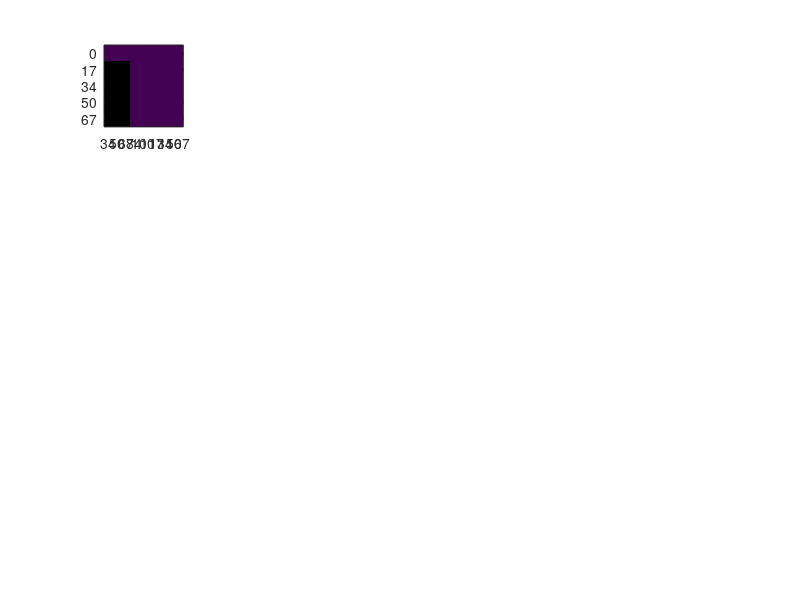
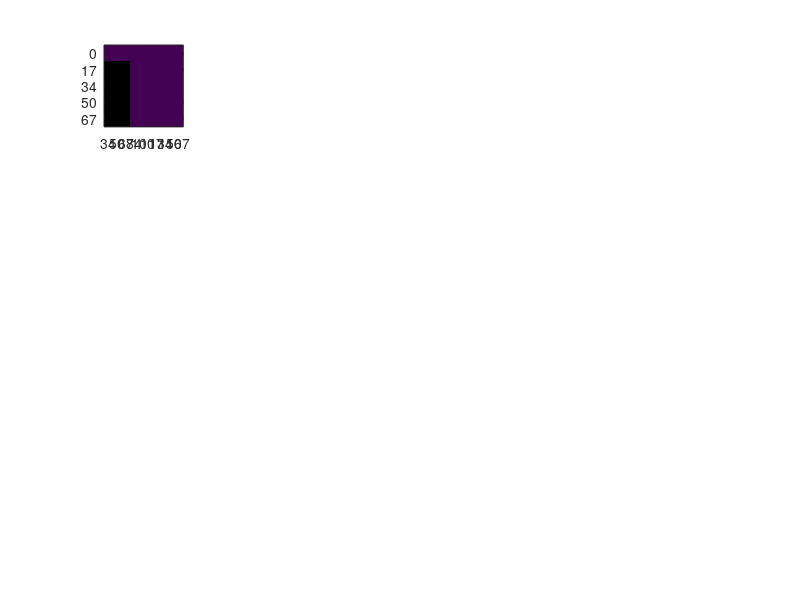
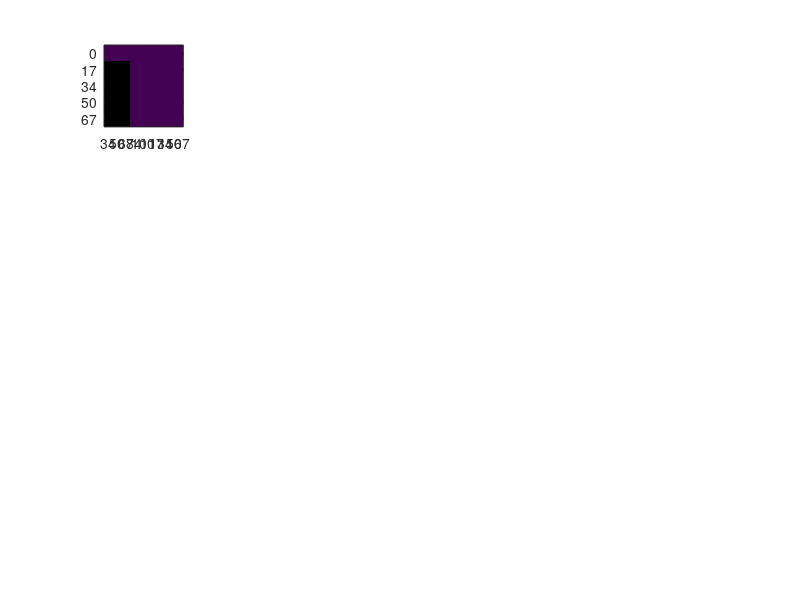
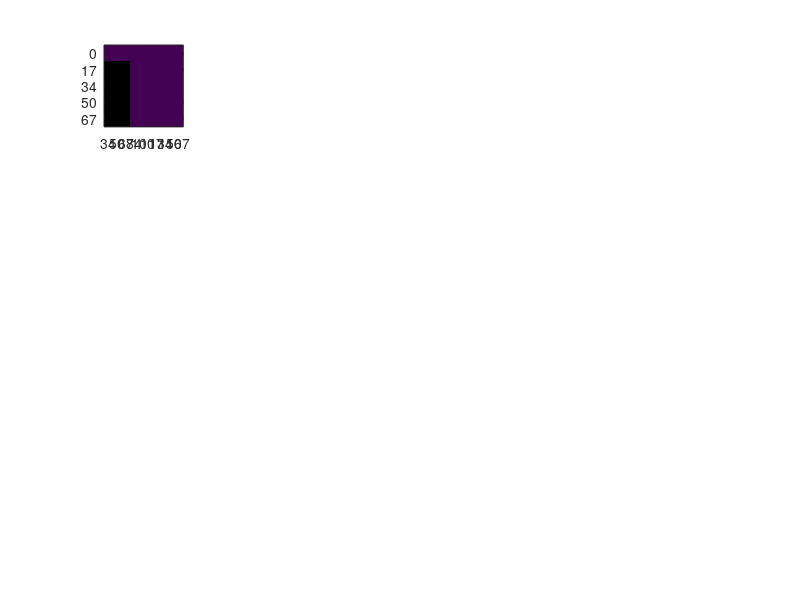

The MATLAB source for these figures, in order: (Note: this script raises an error after producing the figures.)
clear all
close all
if ispc
  cd('D:\motion_psychophysics\behav_data');
else
  cd('/mnt/hgfs/D/motion_psychophysics/behav_data');
end

%%
maxsub=18;

% JZ was: 01, 13, 14, 15, 19

motperuse=-.1*ones(5,9,maxsub); % ISI by DUR by participant
flkperuse=-.1*ones(5,9,maxsub); % ISI by DUR by participant
dstperuse=-.1*ones(5,9,maxsub); % ISI by DUR by participant
percoruse=-.1*ones(5,9,maxsub); % ISI by DUR by participant
percoravc=-.1*ones(5,9,maxsub); % ISI by DUR by participant
percoravi=-.1*ones(5,9,maxsub); % ISI by DUR by participant
percoravc_csy=-.1*ones(5,9,maxsub); % ISI by DUR by participant
percoravi_csy=-.1*ones(5,9,maxsub); % ISI by DUR by participant
percoravc_csn=-.1*ones(5,9,maxsub); % ISI by DUR by participant
percoravi_csn=-.1*ones(5,9,maxsub); % ISI by DUR by participant

for ii=2:maxsub
  if ii<10
    sub=['p0' num2str(ii)];
  else
    sub=['p' num2str(ii)];
  end
  audfile=dir([sub '_audonly*']);
  if ii<5
    motperisidursub=zeros(4,3,3);
    percoroutsub=zeros(4,3);
  elseif ii<13
    motperisidursub=zeros(3,3,4);
    percoroutsub=zeros(3,4);
  elseif ii<14
    motperisidursub=zeros(2,3,6);
    percoroutsub=zeros(2,6);
  elseif ii<15
    motperisidursub=zeros(1,3,2);
    percoroutsub=zeros(1,2);
  elseif ii<19
    motperisidursub=zeros(1,3,7);
    percoroutsub=zeros(1,7);
  end
  ffuse=0;
  for ff=1:length(audfile)
    load(audfile(ff).name);
    if stim.loc(2)~=10
      continue
    end
    if sum(isnan(resp.motdirkeycode))>4 && ii~=4
      continue
    end
    clear motperisidur percorout
    appmot_assessment;
    motperisidursub=motperisidursub+motperisidur;
    percoroutsub=percoroutsub+percorout;
    ffuse=ffuse+1;
  end
  motperisidursub=motperisidursub/ffuse;
  percoroutsub=percoroutsub/ffuse;
  if ii<5
    motperuse(2:5,1:3,ii)=squeeze(motperisidursub(:,2,:));
    flkperuse(2:5,1:3,ii)=squeeze(motperisidursub(:,1,:));
    dstperuse(2:5,1:3,ii)=squeeze(motperisidursub(:,3,:));
    percoruse(2:5,1:3,ii)=percoroutsub;
  elseif ii<11
    motperuse(1:3,2:5,ii)=squeeze(motperisidursub(:,2,:));
    flkperuse(1:3,2:5,ii)=squeeze(motperisidursub(:,1,:));
    dstperuse(1:3,2:5,ii)=squeeze(motperisidursub(:,3,:));
    percoruse(1:3,2:5,ii)=percoroutsub;
  elseif ii<13
    motperuse(1:3,[2 4 5 6],ii)=squeeze(motperisidursub(:,2,:));
    flkperuse(1:3,[2 4 5 6],ii)=squeeze(motperisidursub(:,1,:));
    dstperuse(1:3,[2 4 5 6],ii)=squeeze(motperisidursub(:,3,:));
    percoruse(1:3,[2 4 5 6],ii)=percoroutsub;
  elseif ii<14
    motperuse(1:2,[2 5 6 7 8 9],ii)=squeeze(motperisidursub(:,2,:));
    flkperuse(1:2,[2 5 6 7 8 9],ii)=squeeze(motperisidursub(:,1,:));
    dstperuse(1:2,[2 5 6 7 8 9],ii)=squeeze(motperisidursub(:,3,:));
    percoruse(1:2,[2 5 6 7 8 9],ii)=percoroutsub;
  elseif ii<15
    motperuse(1,[2 5 ],ii)=squeeze(motperisidursub(:,2,:));
    flkperuse(1,[2 5 ],ii)=squeeze(motperisidursub(:,1,:));
    dstperuse(1,[2 5 ],ii)=squeeze(motperisidursub(:,3,:));
    percoruse(1,[2 5 ],ii)=percoroutsub;
  elseif ii<19
    motperuse(1,[2:8],ii)=squeeze(motperisidursub(:,2,:));
    flkperuse(1,[2:8 ],ii)=squeeze(motperisidursub(:,1,:));
    dstperuse(1,[2:8 ],ii)=squeeze(motperisidursub(:,3,:));
    percoruse(1,[2:8 ],ii)=percoroutsub;
  end
  
  figure(1);
  subplot(4,5,ii-1);imagesc(flkperuse(:,:,ii));
  if ii==3,title('% flicker percept'),end
  if ii==6,ylabel('ISI');end
  if ii==18,xlabel('DUR');end
  set(get(1,'Children'),'xTick',1:9,'xTickLabel',{'34' '50' '67' '84' '100' '117' '134' '150' '167'})
  set(get(1,'Children'),'yTick',1:5,'yTickLabel',{'0' '17' '34' '50' '67'})
  caxis([-.1 1]);;
  
  figure(2);
  subplot(4,5,ii-1);imagesc(motperuse(:,:,ii));
  if ii==3,title('% motion percept'),end
  if ii==6,ylabel('ISI');end
  if ii==18,xlabel('DUR');end
  set(get(2,'Children'),'xTick',1:9,'xTickLabel',{'34' '50' '67' '84' '100' '117' '134' '150' '167'})
  set(get(2,'Children'),'yTick',1:5,'yTickLabel',{'0' '17' '34' '50' '67'})
  caxis([-.1 1]);;
  
  figure(3);
  subplot(4,5,ii-1);imagesc(dstperuse(:,:,ii));
  if ii==3,title('% distinct percept'),end
  if ii==6,ylabel('ISI');end
  if ii==18,xlabel('DUR');end
  set(get(3,'Children'),'xTick',1:9,'xTickLabel',{'34' '50' '67' '84' '100' '117' '134' '150' '167'})
  set(get(3,'Children'),'yTick',1:5,'yTickLabel',{'0' '17' '34' '50' '67'})
  caxis([-.1 1]);;
  
  figure(4);
  subplot(4,5,ii-1);imagesc(percoruse(:,:,ii));
  if ii==3,title('% motion direction'),end
  if ii==6,ylabel('ISI');end
  if ii==18,xlabel('DUR');end
  set(get(4,'Children'),'xTick',1:9,'xTickLabel',{'34' '50' '67' '84' '100' '117' '134' '150' '167'})
  set(get(4,'Children'),'yTick',1:5,'yTickLabel',{'0' '17' '34' '50' '67'})
  caxis([-.1 1]);;
  
  
  avfile=dir([sub '_av*']);
  if ii<5
    percoroutsub=zeros(4,3,3);
    percorcomsrccongsub=zeros(4,4,3);
  elseif ii<13
    percoroutsub=zeros(3,3,4);
    percorcomsrccongsub=zeros(3,4,4);
  elseif ii<14
    percoroutsub=zeros(2,3,6);
    percorcomsrccongsub=zeros(2,4,6);
  elseif ii<15
    percoroutsub=zeros(1,3,2);
    percorcomsrccongsub=zeros(1,4,2);
  elseif ii<19
    percoroutsub=zeros(1,3,7);
    percorcomsrccongsub=zeros(1,4,7);
  end
  ffuse1=0;
  ffuse2=0;
  for ff=1:length(avfile)
    load(avfile(ff).name);
    if stim.loc(2)~=10
      continue
    end
    if sum(isnan(resp.motdirkeycode))>4 && ii~=5  && ii~=7
      continue
    end
    clear motperisidur percorout comsrc* percorcomsrc percongcor percorcomsrccong
    appmot_assessment;
    percoroutsub=percoroutsub+percorout;
    ffuse1=ffuse1+1;
    if ~isfield(setup,'av')
      setup.av.askfmdcs=1;
    end
    if setup.av.askfmdcs
      percorcomsrccongsub=percorcomsrccongsub+percorcomsrccong;
    else
      continue
    end
    ffuse2=ffuse2+1;
  end
  percoroutsub=percoroutsub/ffuse1;
  percorcomsrccongsub=percorcomsrccongsub/ffuse2;
  if ii<5
    percoravc(2:5,1:3,ii)=percoroutsub(:,1,:);
    percoravi(2:5,1:3,ii)=percoroutsub(:,2,:);
    percoravc_csy(2:5,1:3,ii)=percorcomsrccongsub(:,1,:);
    percoravi_csy(2:5,1:3,ii)=percorcomsrccongsub(:,2,:);
    percoravc_csn(2:5,1:3,ii)=percorcomsrccongsub(:,3,:);
    percoravi_csn(2:5,1:3,ii)=percorcomsrccongsub(:,4,:);
  elseif ii<11
    percoravc(1:3,2:5,ii)=percoroutsub(:,1,:);
    percoravi(1:3,2:5,ii)=percoroutsub(:,2,:);
    percoravc_csy(1:3,2:5,ii)=percorcomsrccongsub(:,1,:);
    percoravi_csy(1:3,2:5,ii)=percorcomsrccongsub(:,2,:);
    percoravc_csn(1:3,2:5,ii)=percorcomsrccongsub(:,3,:);
    percoravi_csn(1:3,2:5,ii)=percorcomsrccongsub(:,4,:);
  elseif ii<13
    percoravc(1:3,[2 5 6 7],ii)=percoroutsub(:,1,:);
    percoravi(1:3,[2 5 6 7],ii)=percoroutsub(:,2,:);
    percoravc_csy(1:3,[2 5 6 7],ii)=percorcomsrccongsub(:,1,:);
    percoravi_csy(1:3,[2 5 6 7],ii)=percorcomsrccongsub(:,2,:);
    percoravc_csn(1:3,[2 5 6 7],ii)=percorcomsrccongsub(:,3,:);
    percoravi_csn(1:3,[2 5 6 7],ii)=percorcomsrccongsub(:,4,:);
  elseif ii<14
    percoravc(1:2,[2 5 6 7 8 9],ii)=percoroutsub(:,1,:);
    percoravi(1:2,[2 5 6 7 8 9],ii)=percoroutsub(:,2,:);
    percoravc_csy(1:2,[2 5 6 7 8 9],ii)=percorcomsrccongsub(:,1,:);
    percoravi_csy(1:2,[2 5 6 7 8 9],ii)=percorcomsrccongsub(:,2,:);
    percoravc_csn(1:2,[2 5 6 7 8 9],ii)=percorcomsrccongsub(:,3,:);
    percoravi_csn(1:2,[2 5 6 7 8 9],ii)=percorcomsrccongsub(:,4,:);
  elseif ii<15
    percoravc(1,[2 5],ii)=percoroutsub(:,1,:);
    percoravi(1,[2 5],ii)=percoroutsub(:,2,:);
    percoravc_csy(1,[2 5],ii)=percorcomsrccongsub(:,1,:);
    percoravi_csy(1,[2 5],ii)=percorcomsrccongsub(:,2,:);
    percoravc_csn(1,[2 5],ii)=percorcomsrccongsub(:,3,:);
    percoravi_csn(1,[2 5],ii)=percorcomsrccongsub(:,4,:);
  elseif ii<19
    percoravc(1,[2:8],ii)=percoroutsub(:,1,:);
    percoravi(1,[2:8],ii)=percoroutsub(:,2,:);
    percoravc_csy(1,[2:8],ii)=percorcomsrccongsub(:,1,:);
    percoravi_csy(1,[2:8],ii)=percorcomsrccongsub(:,2,:);
    percoravc_csn(1,[2:8],ii)=percorcomsrccongsub(:,3,:);
    percoravi_csn(1,[2:8],ii)=percorcomsrccongsub(:,4,:);
  end
  
  figure(5);
  subplot(4,5,ii-1);imagesc(percoravc(:,:,ii));
  if ii==3,title('% motion direction; AV cong'),end
  if ii==6,ylabel('ISI');end
  if ii==18,xlabel('DUR');end
  set(get(5,'Children'),'xTick',1:9,'xTickLabel',{'34' '50' '67' '84' '100' '117' '134' '150' '167'})
  set(get(5,'Children'),'yTick',1:5,'yTickLabel',{'0' '17' '34' '50' '67'})
  caxis([-.1 1]);;
  
  figure(6);
  subplot(4,5,ii-1);imagesc(percoravi(:,:,ii));
  if ii==3,title('% motion direction; AV incong'),end
  if ii==6,ylabel('ISI');end
  if ii==18,xlabel('DUR');end
  set(get(6,'Children'),'xTick',1:9,'xTickLabel',{'34' '50' '67' '84' '100' '117' '134' '150' '167'})
  set(get(6,'Children'),'yTick',1:5,'yTickLabel',{'0' '17' '34' '50' '67'})
  caxis([-.1 1]);
  
  if setup.av.askfmdcs
    figure(7);
    subplot(4,5,ii-1);imagesc(percoravc_csy(:,:,ii));
    if ii==3,title('% motion direction; CorrectComSrc & AV cong'),end
    if ii==6,ylabel('ISI');end
    if ii==18,xlabel('DUR');end
    set(get(7,'Children'),'xTick',1:9,'xTickLabel',{'34' '50' '67' '84' '100' '117' '134' '150' '167'})
    set(get(7,'Children'),'yTick',1:5,'yTickLabel',{'0' '17' '34' '50' '67'})
    caxis([-.1 1]);
    
    figure(8);
    subplot(4,5,ii-1);imagesc(percoravi_csy(:,:,ii));
    if ii==3,title('% motion direction; CorrectComSrc & AV incong'),end
    if ii==6,ylabel('ISI');end
    if ii==18,xlabel('DUR');end
    set(get(8,'Children'),'xTick',1:9,'xTickLabel',{'34' '50' '67' '84' '100' '117' '134' '150' '167'})
    set(get(8,'Children'),'yTick',1:5,'yTickLabel',{'0' '17' '34' '50' '67'})
    caxis([-.1 1]);
    
    figure(9);
    subplot(4,5,ii-1);imagesc(percoravc_csn(:,:,ii));
    if ii==3,title('% motion direction; IncorrectComSrc & AV cong'),end
    if ii==6,ylabel('ISI');end
    if ii==18,xlabel('DUR');end
    set(get(9,'Children'),'xTick',1:9,'xTickLabel',{'34' '50' '67' '84' '100' '117' '134' '150' '167'})
    set(get(9,'Children'),'yTick',1:5,'yTickLabel',{'0' '17' '34' '50' '67'})
    caxis([-.1 1]);
    
    figure(10);
    subplot(4,5,ii-1);imagesc(percoravi_csn(:,:,ii));
    if ii==3,title('% motion direction; IncorrectComSrc & AV incong'),end
    if ii==6,ylabel('ISI');end
    if ii==18,xlabel('DUR');end
    set(get(10,'Children'),'xTick',1:9,'xTickLabel',{'34' '50' '67' '84' '100' '117' '134' '150' '167'})
    set(get(10,'Children'),'yTick',1:5,'yTickLabel',{'0' '17' '34' '50' '67'})
    caxis([-.1 1]);
  end
  
end

for ind=1:10
  figure(ind);subplot(4,5,20);imagesc(-.1);caxis([-.1 1]);colorbar;
end

flkperuse(flkperuse==-.1)=nan;
motperuse(motperuse==-.1)=nan;
dstperuse(dstperuse==-.1)=nan;
figure(11);
subplot(1,3,1);imagesc(nanmean(flkperuse(:,:,[2 3 5:maxsub]),3));caxis([-.1 1]);
% set(get(7,'Children'),'xTick',1:6,'xTickLabel',{'34' '50' '67' '84' '100' '117'})
% set(get(7,'Children'),'yTick',1:5,'yTickLabel',{'0' '17' '34' '50' '67'})
subplot(1,3,2);imagesc(nanmean(motperuse(:,:,[2 3 5:maxsub]),3));caxis([-.1 1]);
% set(get(7,'Children'),'xTick',1:6,'xTickLabel',{'34' '50' '67' '84' '100' '117'})
% set(get(7,'Children'),'yTick',1:5,'yTickLabel',{'0' '17' '34' '50' '67'})
subplot(1,3,3);imagesc(nanmean(dstperuse(:,:,[2 3 5:maxsub]),3));caxis([-.1 1]);
set(get(11,'Children'),'xTick',1:9,'xTickLabel',{'34' '50' '67' '84' '100' '117' '134' '150' '167'})
set(get(11,'Children'),'yTick',1:5,'yTickLabel',{'0' '17' '34' '50' '67'})

percoravc(percoravc==-.1)=nan;
percoravi(percoravi==-.1)=nan;
figure(12);
subplot(1,2,1);imagesc(nanmean(percoravc(:,:,[2:maxsub]),3));caxis([-.1 1]);
set(get(12,'Children'),'xTick',1:9,'xTickLabel',{'34' '50' '67' '84' '100' '117' '134' '150' '167'})
set(get(12,'Children'),'yTick',1:5,'yTickLabel',{'0' '17' '34' '50' '67'})
subplot(1,2,2);imagesc(nanmean(percoravi(:,:,[2:maxsub]),3));caxis([-.1 1]);
set(get(12,'Children'),'xTick',1:9,'xTickLabel',{'34' '50' '67' '84' '100' '117' '134' '150' '167'})
set(get(12,'Children'),'yTick',1:5,'yTickLabel',{'0' '17' '34' '50' '67'})

%% For those who have mot-per in both AA and AV conditions:

close all
subuse=[15:18 24:27];
maxsub=max(subuse);

motperaa=-.1*ones(5,9,maxsub); % ISI by DUR by participant
flkperaa=-.1*ones(5,9,maxsub); % ISI by DUR by participant
dstperaa=-.1*ones(5,9,maxsub); % ISI by DUR by participant

motperav=-.1*ones(5,9,maxsub); % ISI by DUR by participant
flkperav=-.1*ones(5,9,maxsub); % ISI by DUR by participant
dstperav=-.1*ones(5,9,maxsub); % ISI by DUR by participant

percoraa=-.1*ones(5,9,maxsub); % ISI by DUR by participant
percorav=-.1*ones(5,9,maxsub); % ISI by DUR by participant
percoravc=-.1*ones(5,9,maxsub); % ISI by DUR by participant
percoravi=-.1*ones(5,9,maxsub); % ISI by DUR by participant

percoravcs1=-.1*ones(5,9,maxsub); % ISI by DUR by participant
percoravcs0=-.1*ones(5,9,maxsub); % ISI by DUR by participant
percoravCSc=-.1*ones(5,9,maxsub); % ISI by DUR by participant
percoravCSi=-.1*ones(5,9,maxsub); % ISI by DUR by participant

percoravcs1_117=-.1*ones(5,9,maxsub); % ISI by DUR by participant
percoravcs0_117=-.1*ones(5,9,maxsub); % ISI by DUR by participant
percoravCSc_117=-.1*ones(5,9,maxsub); % ISI by DUR by participant
percoravCSi_117=-.1*ones(5,9,maxsub); % ISI by DUR by participant

percoravcs1_117_5=-.1*ones(5,9,maxsub); % ISI by DUR by participant
percoravcs0_117_5=-.1*ones(5,9,maxsub); % ISI by DUR by participant
percoravCSc_117_5=-.1*ones(5,9,maxsub); % ISI by DUR by participant
percoravCSi_117_5=-.1*ones(5,9,maxsub); % ISI by DUR by participant

for ii=subuse
  if ii<10
    sub=['p0' num2str(ii)];
  else
    sub=['p' num2str(ii)];
  end
  audfile=dir([sub '_audonly*']);
  if ii<19
    motperisidursub=zeros(1,3,7);
    percoroutsub=zeros(1,7);
  elseif ii>23
    motperisidursub=zeros(1,3,5);
    percoroutsub=zeros(1,5);
  end
  ffuse=0;
  for ff=1:length(audfile)
    load(audfile(ff).name);
    if stim.loc(2)~=10
      continue
    end
    if sum(isnan(resp.motdirkeycode))>4 && ii~=4
      continue
    end
    clear motperisidur percorout
    appmot_assessment;
    motperisidursub=motperisidursub+motperisidur;
    percoroutsub=percoroutsub+percorout;
    ffuse=ffuse+1;
  end
  motperisidursub=motperisidursub/ffuse;
  percoroutsub=percoroutsub/ffuse;
  if ii<19
    motperaa(1,[2:8],ii)=squeeze(motperisidursub(:,2,:));
    flkperaa(1,[2:8 ],ii)=squeeze(motperisidursub(:,1,:));
    dstperaa(1,[2:8 ],ii)=squeeze(motperisidursub(:,3,:));
    percoraa(1,[2:8 ],ii)=percoroutsub;
  elseif ii>23
    motperaa(1,[2 4 5 6 7],ii)=squeeze(motperisidursub(:,2,:));
    flkperaa(1,[2 4 5 6 7],ii)=squeeze(motperisidursub(:,1,:));
    dstperaa(1,[2 4 5 6 7],ii)=squeeze(motperisidursub(:,3,:));
    percoraa(1,[2 4 5 6 7],ii)=percoroutsub;    
  end
  
  avfile=dir([sub '_av*']);

  if ii<19
    motperisidursub=zeros(1,3,7);
    percoroutsub=zeros(1,3,7);
  elseif ii>23
    motperisidursub=zeros(1,3,5);
    percoroutsub=zeros(1,3,5);
  end
  ffuse=0;
  for ff=1:length(avfile)
    load(avfile(ff).name);
    if stim.loc(2)~=10
      continue
    end
    if sum(isnan(resp.motdirkeycode))>4 && ii~=5  && ii~=7
      continue
    end
    if setup.av.askfmdcs
      continue % we only want the fmd av trials here
    end
    clear motperisidur percorout comsrc* percorcomsrc percongcor percorcomsrccong
    appmot_assessment;
    motperisidursub=motperisidursub+motperisidur;
    percoroutsub=percoroutsub+percorout;
    ffuse=ffuse+1;
  end
  motperisidursub=motperisidursub/ffuse;
  percoroutsub=percoroutsub/ffuse;
  if ii<19
    motperav(1,[2:8],ii)=squeeze(motperisidursub(:,2,:));
    flkperav(1,[2:8 ],ii)=squeeze(motperisidursub(:,1,:));
    dstperav(1,[2:8 ],ii)=squeeze(motperisidursub(:,3,:));
    percorav(1,[2:8 ],ii)=squeeze(nanmean(percoroutsub,2));
    percoravc(1,[2:8 ],ii)=squeeze(percoroutsub(:,1,:))
    percoravi(1,[2:8 ],ii)=squeeze(percoroutsub(:,2,:));
  elseif ii>23
    motperav(1,[2 4 5 6 7],ii)=squeeze(motperisidursub(:,2,:));
    flkperav(1,[2 4 5 6 7],ii)=squeeze(motperisidursub(:,1,:));
    dstperav(1,[2 4 5 6 7],ii)=squeeze(motperisidursub(:,3,:));
    percorav(1,[2 4 5 6 7],ii)=squeeze(nanmean(percoroutsub,2));
    percoravc(1,[2 4 5 6 7],ii)=squeeze(percoroutsub(:,1,:));
    percoravi(1,[2 4 5 6 7],ii)=squeeze(percoroutsub(:,2,:));
  end
  
  if ii<19
    percorcomsrcsub=zeros(1,2,7);
    percoroutCSsub=zeros(1,3,7);
  elseif ii>23
    percorcomsrcsub=zeros(1,2,5);
    percoroutCSsub=zeros(1,3,5);
  end
  ffuse=0;
  for ff=1:length(avfile)
    load(avfile(ff).name);
    if stim.loc(2)~=10
      continue
    end
    if sum(isnan(resp.motdirkeycode))>4 && ii~=5  && ii~=7
      continue
    end
    if setup.av.askfmdcs==0
      continue % we only want the cs av trials here
    end
    if ii>23 && length(stim.dur_flip)==1
      continue % skip blocks where final (only one) duration was used
    end
    clear motperisidur percorout comsrc* percorcomsrc percongcor percorcomsrccong
    appmot_assessment;
    percorcomsrcsub=percorcomsrcsub+percorcomsrc;
    percoroutCSsub=percoroutCSsub+percorout;
    ffuse=ffuse+1;
  end
  percorcomsrcsub=percorcomsrcsub/ffuse;
  percoroutCSsub=percoroutCSsub/ffuse;
  if ii<19
    percoravcs1(1,[2:8 ],ii)=squeeze(percorcomsrcsub(:,1,:));
    percoravcs0(1,[2:8 ],ii)=squeeze(percorcomsrcsub(:,2,:));
    percoravCSc(1,[2:8 ],ii)=squeeze(percoroutCSsub(:,1,:));
    percoravCSi(1,[2:8 ],ii)=squeeze(percoroutCSsub(:,2,:));
  elseif ii>23
    percoravcs1(1,[2 4 5 6 7],ii)=squeeze(percorcomsrcsub(:,1,:));
    percoravcs0(1,[2 4 5 6 7],ii)=squeeze(percorcomsrcsub(:,2,:));
    percoravCSc(1,[2 4 5 6 7],ii)=squeeze(percoroutCSsub(:,1,:));
    percoravCSi(1,[2 4 5 6 7],ii)=squeeze(percoroutCSsub(:,2,:));
  end
  
  if ii<19
    percorcomsrcsub=zeros(1,2,1);
    percoroutCS117sub=zeros(1,3,1);
  elseif ii>23
    percorcomsrcsub=zeros(1,2,1);
    percoroutCS117sub=zeros(1,3,1);
  end
  ffuse=0;
  for ff=1:length(avfile)
    load(avfile(ff).name);
    if stim.loc(2)~=10
      continue
    end
    if sum(isnan(resp.motdirkeycode))>4 && ii~=5  && ii~=7
      continue
    end
    if setup.av.askfmdcs==0
      continue % we only want the cs av trials here
    end
    if ii<24
      continue
    end
    if length(stim.dur_flip)>1
      continue % Here we look at only 1 duration run at once
    end
    clear motperisidur percorout comsrc* percorcomsrc percongcor percorcomsrccong
    appmot_assessment;
    percorcomsrcsub=percorcomsrcsub+percorcomsrc;
    percoroutCS117sub=percoroutCS117sub+percorout;
    ffuse=ffuse+1;
  end
  percorcomsrcsub=percorcomsrcsub/ffuse;
  percoroutCS117sub=percoroutCS117sub/ffuse;
  if ii<19
    percoravcs1_117(1,[6 ],ii)=squeeze(percorcomsrcsub(:,1,:));
    percoravcs0_117(1,[6 ],ii)=squeeze(percorcomsrcsub(:,2,:));
    percoravCSc_117(1,[6 ],ii)=squeeze(percoroutCS117sub(:,1,:));
    percoravCSi_117(1,[6 ],ii)=squeeze(percoroutCS117sub(:,2,:));
  elseif ii>23
    percoravcs1_117(1,[6],ii)=squeeze(percorcomsrcsub(:,1,:));
    percoravcs0_117(1,[6],ii)=squeeze(percorcomsrcsub(:,2,:));
    percoravCSc_117(1,[6],ii)=squeeze(percoroutCS117sub(:,1,:));
    percoravCSi_117(1,[6],ii)=squeeze(percoroutCS117sub(:,2,:));
  end
  
  % 5 degrees
  if ii<19
    percorcomsrcsub=zeros(1,2,1);
    percoroutCS117sub=zeros(1,3,1);
  elseif ii>23
    percorcomsrcsub=zeros(1,2,1);
    percoroutCS117sub=zeros(1,3,1);
  end
  ffuse=0;
  for ff=1:length(avfile)
    load(avfile(ff).name);
    if stim.loc(2)~=5  % <-- 5 degrees
      continue
    end
    if sum(isnan(resp.motdirkeycode))>4 && ii~=5  && ii~=7
      continue
    end
    if setup.av.askfmdcs==0
      continue % we only want the cs av trials here
    end
    if ii<24
      continue
    end
    if length(stim.dur_flip)>1
      continue % Here we look at only 1 duration run at once
    end
    clear motperisidur percorout comsrc* percorcomsrc percongcor percorcomsrccong
    appmot_assessment;
    percorcomsrcsub=percorcomsrcsub+percorcomsrc;
    percoroutCS117sub=percoroutCS117sub+percorout;
    ffuse=ffuse+1;
  end
  percorcomsrcsub=percorcomsrcsub/ffuse;
    percoroutCS117sub=percoroutCS117sub/ffuse;
  if ii<19
    percoravcs1_117_5(1,[6 ],ii)=squeeze(percorcomsrcsub(:,1,:));
    percoravcs0_117_5(1,[6 ],ii)=squeeze(percorcomsrcsub(:,2,:));
    percoravCSc_117_5(1,[6 ],ii)=squeeze(percoroutCS117sub(:,1,:));
    percoravCSi_117_5(1,[6 ],ii)=squeeze(percoroutCS117sub(:,2,:));
  elseif ii>23
    percoravcs1_117_5(1,[6],ii)=squeeze(percorcomsrcsub(:,1,:));
    percoravcs0_117_5(1,[6],ii)=squeeze(percorcomsrcsub(:,2,:));
    percoravCSc_117_5(1,[6],ii)=squeeze(percoroutCS117sub(:,1,:));
    percoravCSi_117_5(1,[6],ii)=squeeze(percoroutCS117sub(:,2,:));
  end
  
  if ii<24
    iiplot=ii;
  else
    iiplot=ii-5;
  end
  figure(1);
  subplot(2,length(subuse),iiplot-14);imagesc(flkperaa(:,:,ii));
  if ii==18,xlabel('DUR');end
  set(get(1,'Children'),'xTick',1:9,'xTickLabel',{'34' '50' '67' '84' '100' '117' '134' '150' '167'})
  set(get(1,'Children'),'yTick',1:5,'yTickLabel',{'0' '17' '34' '50' '67'})
  caxis([-.1 1]);title(ii)
  if ii==min(subuse),title('% flicker percept'),end
  if ii==min(subuse),ylabel('AA');end
  
  figure(2);
  subplot(2,length(subuse),iiplot-14);imagesc(motperaa(:,:,ii));
  if ii==18,xlabel('DUR');end
  set(get(2,'Children'),'xTick',1:9,'xTickLabel',{'34' '50' '67' '84' '100' '117' '134' '150' '167'})
  set(get(2,'Children'),'yTick',1:5,'yTickLabel',{'0' '17' '34' '50' '67'})
  caxis([-.1 1]);title(ii)
  if ii==min(subuse),title('% motion percept'),end
  if ii==min(subuse),ylabel('AA');end
  
  figure(3);
  subplot(2,length(subuse),iiplot-14);imagesc(dstperaa(:,:,ii));
  if ii==18,xlabel('DUR');end
  set(get(3,'Children'),'xTick',1:9,'xTickLabel',{'34' '50' '67' '84' '100' '117' '134' '150' '167'})
  set(get(3,'Children'),'yTick',1:5,'yTickLabel',{'0' '17' '34' '50' '67'})
  caxis([-.1 1]);title(ii)
  if ii==min(subuse),title('% distinct percept'),end
  if ii==min(subuse),ylabel('AA');end
  
  figure(1);
  subplot(2,length(subuse),iiplot-14+length(subuse));imagesc(flkperav(:,:,ii));
  if ii==3,title('% flicker percept'),end
  if ii==18,xlabel('DUR');end
  set(get(1,'Children'),'xTick',1:9,'xTickLabel',{'34' '50' '67' '84' '100' '117' '134' '150' '167'})
  set(get(1,'Children'),'yTick',1:5,'yTickLabel',{'0' '17' '34' '50' '67'})
  caxis([-.1 1]);title(ii)
  if ii==min(subuse),ylabel('AV');end
  
  figure(2);
  subplot(2,length(subuse),iiplot-14+length(subuse));imagesc(motperav(:,:,ii));
  if ii==3,title('% motion percept'),end
  if ii==18,xlabel('DUR');end
  set(get(2,'Children'),'xTick',1:9,'xTickLabel',{'34' '50' '67' '84' '100' '117' '134' '150' '167'})
  set(get(2,'Children'),'yTick',1:5,'yTickLabel',{'0' '17' '34' '50' '67'})
  caxis([-.1 1]);title(ii)
  if ii==min(subuse),ylabel('AV');end
  
  figure(3);
  subplot(2,length(subuse),iiplot-14+length(subuse));imagesc(dstperav(:,:,ii));
  if ii==3,title('% distinct percept'),end
  if ii==18,xlabel('DUR');end
  set(get(3,'Children'),'xTick',1:9,'xTickLabel',{'34' '50' '67' '84' '100' '117' '134' '150' '167'})
  set(get(3,'Children'),'yTick',1:5,'yTickLabel',{'0' '17' '34' '50' '67'})
  caxis([-.1 1]);title(ii)
  if ii==min(subuse),ylabel('AV');end
  
  figure(4);
  subplot(4,length(subuse),iiplot-14);imagesc(percoraa(:,:,ii));
  if ii==18,xlabel('DUR');end
  set(get(4,'Children'),'xTick',1:9,'xTickLabel',{'34' '50' '67' '84' '100' '117' '134' '150' '167'})
  set(get(4,'Children'),'yTick',1:5,'yTickLabel',{'0' '17' '34' '50' '67'})
  caxis([-.1 1]);title(ii)
  if ii==min(subuse),title('% motion direction'),end
  if ii==min(subuse),ylabel('AA');end
  
  figure(4);
  subplot(4,length(subuse),iiplot-14+length(subuse));imagesc(percorav(:,:,ii));
  if ii==3,title('% motion direction'),end
  if ii==18,xlabel('DUR');end
  set(get(4,'Children'),'xTick',1:9,'xTickLabel',{'34' '50' '67' '84' '100' '117' '134' '150' '167'})
  set(get(4,'Children'),'yTick',1:5,'yTickLabel',{'0' '17' '34' '50' '67'})
  caxis([-.1 1]);title(ii)
  if ii==min(subuse),ylabel('AV');end
  
  figure(4);
  subplot(4,length(subuse),iiplot-14+2*length(subuse));imagesc(percoravc(:,:,ii));
  if ii==3,title('% motion direction'),end
  if ii==18,xlabel('DUR');end
  set(get(4,'Children'),'xTick',1:9,'xTickLabel',{'34' '50' '67' '84' '100' '117' '134' '150' '167'})
  set(get(4,'Children'),'yTick',1:5,'yTickLabel',{'0' '17' '34' '50' '67'})
  caxis([-.1 1]);title(ii)
  if ii==min(subuse),ylabel('AVc');end
  
  figure(4);
  subplot(4,length(subuse),iiplot-14+3*length(subuse));imagesc(percoravi(:,:,ii));
  if ii==3,title('% motion direction'),end
  if ii==18,xlabel('DUR');end
  set(get(4,'Children'),'xTick',1:9,'xTickLabel',{'34' '50' '67' '84' '100' '117' '134' '150' '167'})
  set(get(4,'Children'),'yTick',1:5,'yTickLabel',{'0' '17' '34' '50' '67'})
  caxis([-.1 1]);title(ii)
  if ii==min(subuse),ylabel('AVi');end
  
  % This is when it WAS common source
  figure(5);
  subplot(4,length(subuse),iiplot-14);imagesc(percoravCSc(:,:,ii));
  if ii==18,xlabel('DUR');end
  set(get(5,'Children'),'xTick',1:9,'xTickLabel',{'34' '50' '67' '84' '100' '117' '134' '150' '167'})
  set(get(5,'Children'),'yTick',1:5,'yTickLabel',{'0' '17' '34' '50' '67'})
  caxis([-.1 1]);title(ii)
  if ii==min(subuse),title('% motion direction'),end
  if ii==min(subuse),ylabel('AV_CSc');end
  
  % This is when it was NOT common source 
  figure(5);
  subplot(4,length(subuse),iiplot-14+length(subuse));imagesc(percoravCSi(:,:,ii));
  if ii==3,title('% motion direction'),end
  if ii==18,xlabel('DUR');end
  set(get(5,'Children'),'xTick',1:9,'xTickLabel',{'34' '50' '67' '84' '100' '117' '134' '150' '167'})
  set(get(5,'Children'),'yTick',1:5,'yTickLabel',{'0' '17' '34' '50' '67'})
  caxis([-.1 1]);title(ii)
  if ii==min(subuse),ylabel('AV_CSi');end

  % This is when they thought it WAS common source (whether it was or not)
  figure(5);
  subplot(4,length(subuse),iiplot-14+2*length(subuse));imagesc(percoravcs1(:,:,ii));
  if ii==18,xlabel('DUR');end
  set(get(5,'Children'),'xTick',1:9,'xTickLabel',{'34' '50' '67' '84' '100' '117' '134' '150' '167'})
  set(get(5,'Children'),'yTick',1:5,'yTickLabel',{'0' '17' '34' '50' '67'})
  caxis([-.1 1]);title(ii)
  if ii==min(subuse),title('% motion direction'),end
  if ii==min(subuse),ylabel('AV_CS1');end
  
  % This is when they thought it was NOT common source (whether it was or not)
  figure(5);
  subplot(4,length(subuse),iiplot-14+3*length(subuse));imagesc(percoravcs0(:,:,ii));
  if ii==3,title('% motion direction'),end
  if ii==18,xlabel('DUR');end
  set(get(5,'Children'),'xTick',1:9,'xTickLabel',{'34' '50' '67' '84' '100' '117' '134' '150' '167'})
  set(get(5,'Children'),'yTick',1:5,'yTickLabel',{'0' '17' '34' '50' '67'})
  caxis([-.1 1]);title(ii)
  if ii==min(subuse),ylabel('AV_CS0');end
  
  % This is when it WAS common source
  figure(6);
  subplot(4,length(subuse),iiplot-14);imagesc(percoravCSc_117(:,:,ii));
  if ii==18,xlabel('DUR');end
  set(get(5,'Children'),'xTick',1:9,'xTickLabel',{'34' '50' '67' '84' '100' '117' '134' '150' '167'})
  set(get(5,'Children'),'yTick',1:5,'yTickLabel',{'0' '17' '34' '50' '67'})
  caxis([-.1 1]);title(ii)
  if ii==min(subuse),title('% motion direction'),end
  if ii==min(subuse),ylabel('AV_CSc');end
  
  % This is when it was NOT common source
  figure(6);
  subplot(4,length(subuse),iiplot-14+length(subuse));imagesc(percoravCSi_117(:,:,ii));
  if ii==3,title('% motion direction'),end
  if ii==18,xlabel('DUR');end
  set(get(5,'Children'),'xTick',1:9,'xTickLabel',{'34' '50' '67' '84' '100' '117' '134' '150' '167'})
  set(get(5,'Children'),'yTick',1:5,'yTickLabel',{'0' '17' '34' '50' '67'})
  caxis([-.1 1]);title(ii)
  if ii==min(subuse),ylabel('AV_CSi');end

  % This is when they thought it WAS common source (whether it was or not)
  figure(6);
  subplot(4,length(subuse),iiplot-14+2*length(subuse));imagesc(percoravcs1_117(:,:,ii));
  if ii==18,xlabel('DUR');end
  set(get(5,'Children'),'xTick',1:9,'xTickLabel',{'34' '50' '67' '84' '100' '117' '134' '150' '167'})
  set(get(5,'Children'),'yTick',1:5,'yTickLabel',{'0' '17' '34' '50' '67'})
  caxis([-.1 1]);title(ii)
  if ii==min(subuse),title('% motion direction'),end
  if ii==min(subuse),ylabel('AV_CS1');end
  
  % This is when they thought it was NOT common source (whether it was or not)
  figure(6);
  subplot(4,length(subuse),iiplot-14+3*length(subuse));imagesc(percoravcs0_117(:,:,ii));
  if ii==3,title('% motion direction'),end
  if ii==18,xlabel('DUR');end
  set(get(5,'Children'),'xTick',1:9,'xTickLabel',{'34' '50' '67' '84' '100' '117' '134' '150' '167'})
  set(get(5,'Children'),'yTick',1:5,'yTickLabel',{'0' '17' '34' '50' '67'})
  caxis([-.1 1]);title(ii)
  if ii==min(subuse),ylabel('AV_CS0');end

  % This is when it WAS common source
  figure(7);
  subplot(4,length(subuse),iiplot-14);imagesc(percoravCSc_117_5(:,:,ii));
  if ii==18,xlabel('DUR');end
  set(get(5,'Children'),'xTick',1:9,'xTickLabel',{'34' '50' '67' '84' '100' '117' '134' '150' '167'})
  set(get(5,'Children'),'yTick',1:5,'yTickLabel',{'0' '17' '34' '50' '67'})
  caxis([-.1 1]);title(ii)
  if ii==min(subuse),title('% motion direction'),end
  if ii==min(subuse),ylabel('AV_CSc_5deg');end
  
  % This is when it was NOT common source
  figure(7);
  subplot(4,length(subuse),iiplot-14+length(subuse));imagesc(percoravCSi_117_5(:,:,ii));
  if ii==3,title('% motion direction'),end
  if ii==18,xlabel('DUR');end
  set(get(5,'Children'),'xTick',1:9,'xTickLabel',{'34' '50' '67' '84' '100' '117' '134' '150' '167'})
  set(get(5,'Children'),'yTick',1:5,'yTickLabel',{'0' '17' '34' '50' '67'})
  caxis([-.1 1]);title(ii)
  if ii==min(subuse),ylabel('AV_CSi_5deg');end

  % This is when they thought it WAS common source (whether it was or not)
  figure(7);
  subplot(4,length(subuse),iiplot-14+2*length(subuse));imagesc(percoravcs1_117_5(:,:,ii));
  if ii==18,xlabel('DUR');end
  set(get(5,'Children'),'xTick',1:9,'xTickLabel',{'34' '50' '67' '84' '100' '117' '134' '150' '167'})
  set(get(5,'Children'),'yTick',1:5,'yTickLabel',{'0' '17' '34' '50' '67'})
  caxis([-.1 1]);title(ii)
  if ii==min(subuse),title('% motion direction'),end
  if ii==min(subuse),ylabel('AV_CS1_5deg');end
  
  % This is when they thought it was NOT common source (whether it was or not)
  figure(7);
  subplot(4,length(subuse),iiplot-14+3*length(subuse));imagesc(percoravcs0_117_5(:,:,ii));
  if ii==3,title('% motion direction'),end
  if ii==18,xlabel('DUR');end
  set(get(5,'Children'),'xTick',1:9,'xTickLabel',{'34' '50' '67' '84' '100' '117' '134' '150' '167'})
  set(get(5,'Children'),'yTick',1:5,'yTickLabel',{'0' '17' '34' '50' '67'})
  caxis([-.1 1]);title(ii)
  if ii==min(subuse),ylabel('AV_CS0_5deg');end

end

%% For all those who have different stim.audio.type

cd('D:\motion_psychophysics\behav_data');
close all
subuse=19:23;
maxsub=max(subuse);

motperaa=-.1*ones(5,9,5,maxsub); % ISI by DUR by audiotype by participant
flkperaa=-.1*ones(5,9,5,maxsub); % ISI by DUR by audiotype by participant
dstperaa=-.1*ones(5,9,5,maxsub); % ISI by DUR by audiotype by participant
percoraa=-.1*ones(5,9,5,maxsub); % ISI by DUR by participant

audiotype={'ITD' 'ILD' 'ILDITD' 'cipic' 'MIT'};

for ii=subuse
  if ii<10
    sub=['p0' num2str(ii)];
  else
    sub=['p' num2str(ii)];
  end
  audfile=dir([sub '_audonly*']);
  if ii>18
    motperisidursub=zeros(1,3,7,5);
    percoroutsub=zeros(1,7,5);
  end
  
  %   ffuse=0;
  for ff=1:length(audfile)
    load(audfile(ff).name);
    if stim.loc(2)~=10
      continue
    end
    if sum(isnan(resp.motdirkeycode))>4 && ii~=4
      continue
    end
    typeind=find(strcmp(audiotype,stim.audio.type));
    if ii==22 && typeind~=5
      motperisidursub(:,:,:,typeind)=nan;
      percoroutsub(:,:,typeind)=nan;
      continue
    end
    clear motperisidur percorout
    appmot_assessment;
    motperisidursub(:,:,:,typeind)=motperisidursub(:,:,:,typeind)+motperisidur;
    percoroutsub(:,:,typeind)=percoroutsub(:,:,typeind)+percorout;
    %     ffuse=ffuse+1;
  end
  %   motperisidursub=motperisidursub/ffuse;
  %   percoroutsub=percoroutsub/ffuse;
  if ii>18
    motperaa(1,[2:8],:,ii)=squeeze(motperisidursub(:,2,:,:));
    flkperaa(1,[2:8 ],:,ii)=squeeze(motperisidursub(:,1,:,:));
    dstperaa(1,[2:8 ],:,ii)=squeeze(motperisidursub(:,3,:,:));
    percoraa(1,[2:8 ],:,ii)=percoroutsub;
  end
  
  switch ii
    case 19
      ylab={['ITD 3'] ['ILD 4'] ['ILDITD 1'] ['CIPIC 5'] ['MIT 2']}
    case 20
      ylab={['ITD 1'] ['ILD 5'] ['ILDITD 4'] ['CIPIC 2'] ['MIT 3']}
    case 21
      ylab={['ITD 4'] ['ILD 5'] ['ILDITD 2'] ['CIPIC 3'] ['MIT 1']}
    case 22
      ylab={['ITD 2'] ['ILD 5'] ['ILDITD 3'] ['CIPIC 4'] ['MIT 1']}
    case 23
      ylab={['ITD 2'] ['ILD 5'] ['ILDITD 4'] ['CIPIC 1'] ['MIT 3']}
    otherwise
      error('set ylab')
  end
  
  figure(1);
  subplot(2,3,ii-18);imagesc(squeeze(flkperaa(1,:,:,ii))');
  if ii==3,title('% flicker percept'),end
  if ii==6,ylabel('HRIR');end
  if ii==18,xlabel('DUR');end
  set(get(1,'Children'),'xTick',1:9,'xTickLabel',{'34' '50' '67' '84' '100' '117' '134' '150' '167'})
  child=get(1,'Children');
  set(child(1),'yTick',1:5,'yTickLabel',ylab)
  caxis([-.1 1]);;
  title(['p' num2str(ii)])
  
  figure(2);
  subplot(2,3,ii-18);imagesc(squeeze(motperaa(1,:,:,ii))');
  if ii==3,title('% motion percept'),end
  if ii==6,ylabel('HRIR');end
  if ii==18,xlabel('DUR');end
  child=get(2,'Children');
  set(get(2,'Children'),'xTick',1:9,'xTickLabel',{'34' '50' '67' '84' '100' '117' '134' '150' '167'})
  set(child(1),'yTick',1:5,'yTickLabel',ylab)
  caxis([-.1 1]);;
  title(['p' num2str(ii)])
  
  figure(3);
  subplot(2,3,ii-18);imagesc(squeeze(dstperaa(1,:,:,ii))');
  if ii==3,title('% distinct percept'),end
  if ii==6,ylabel('HRIR');end
  if ii==18,xlabel('DUR');end
  child=get(3,'Children');
  set(get(3,'Children'),'xTick',1:9,'xTickLabel',{'34' '50' '67' '84' '100' '117' '134' '150' '167'})
  set(child(1),'yTick',1:5,'yTickLabel',ylab)
  caxis([-.1 1]);;
  title(['p' num2str(ii)])
  
  figure(4);
  subplot(2,3,ii-18);imagesc(squeeze(percoraa(1,:,:,ii))');
  if ii==3,title('% motion direction correct'),end
  if ii==6,ylabel('HRIR');end
  if ii==18,xlabel('DUR');end
  child=get(4,'Children');
  set(get(4,'Children'),'xTick',1:9,'xTickLabel',{'34' '50' '67' '84' '100' '117' '134' '150' '167'})
  set(child(1),'yTick',1:5,'yTickLabel',ylab)
  caxis([-.1 1]);;
  title(['p' num2str(ii)])
end

%%  For comparing FMD, CS, and FMD+CS 
% 28=JZ, 29=SJ

close all
subuse=[28:29];
maxsub=max(subuse);

% motperav=-.1*ones(6,maxsub); % blocktype by participant
% flkperav=-.1*ones(6,maxsub); % blocktype by participant
% dstperav=-.1*ones(6,maxsub); % blocktype by participant
% 
% percoravc=-.1*ones(6,maxsub); % ISI by DUR by participant
% percoravi=-.1*ones(6,maxsub); % ISI by DUR by participant
% 
% comsrcC=-.1*ones(6,maxsub); % blocktype by participant
% comsrcI=-.1*ones(6,maxsub); % blocktype by participant
% 
% percoravcs1C=-.1*ones(6,maxsub); % blocktype by participant
% percoravcs0C=-.1*ones(6,maxsub); % blocktype by participant
% percoravcs1I=-.1*ones(6,maxsub); % blocktype by participant
% percoravcs0I=-.1*ones(6,maxsub); % blocktype by participant
% 
% comsrcCMDcor=-.1*ones(6,maxsub); % blocktype by participant
% comsrcCMDinc=-.1*ones(6,maxsub); % blocktype by participant
% comsrcIMDcor=-.1*ones(6,maxsub); % blocktype by participant
% comsrcIMDinc=-.1*ones(6,maxsub); % blocktype by participant

ss=1;
for ii=subuse
  if ii<10
    sub=['p0' num2str(ii)];
  else
    sub=['p' num2str(ii)];
  end
  
  avfile=dir([sub '_av*']);
  
  motperisidursub=zeros(6,3);
  comsrcisidursub=zeros(6,2);
  percoroutsub=zeros(6,3);
  percorcomsrcsub=zeros(6,2);
  percorcomsrccongsub=zeros(6,4);
  comsrcMDisidursub=zeros(6,4);
  motpercongisidursub=zeros(6,2);
  motpercongdirisidursub=zeros(6,4);
  
  for ff=1:length(avfile)
    load(avfile(ff).name);
    if sum(isnan(resp.motdirkeycode))>4 && ii~=5  && ii~=7
      continue
    end
    clear motperisidur percorout comsrcisidur percorcomsrc percongcor percorcomsrccong motpercongdirisidur motpercongisidur
    appmot_assessment;
    if setup.av.askfmdcs==0 || setup.av.askfmdcs==2
      motperisidursub(ff,:)=motperisidursub(ff,:)+motperisidur;
      motpercongdirisidursub(ff,:)=motpercongdirisidursub(ff,:)+motpercongdirisidur;
      motpercongisidursub(ff,:)=motpercongisidursub(ff,:)+motpercongisidur;
    else
      motperisidursub(ff,:)=nan;
      motpercongdirisidursub(ff,:)=nan;
      motpercongisidursub(ff,:)=nan;
    end
    if setup.av.askfmdcs==1 || setup.av.askfmdcs==2
      percorcomsrcsub(ff,:)=percorcomsrcsub(ff,:)+percorcomsrc;
      comsrcisidursub(ff,:)=comsrcisidursub(ff,:)+comsrcisidur;
      percorcomsrccongsub(ff,:)=percorcomsrccongsub(ff,:)+percorcomsrccong;
      comsrcMDisidursub(ff,:)=comsrcMDisidursub(ff,:)+comsrcMDisidur;
    else
      percorcomsrcsub(ff,:)=nan;
      comsrcisidursub(ff,:)=nan;
      percorcomsrccongsub(ff,:)=nan;
      comsrcMDisidursub(ff,:)=nan;
    end
    percoroutsub(ff,:)=percoroutsub(ff,:)+percorout;
  end
  
%   comsrcC(:,ii)=squeeze(comsrcisidursub(:,1));
%   comsrcI(:,ii)=squeeze(comsrcisidursub(:,2));

%   percoravc(:,ii)=squeeze(percoroutsub(:,1));
%   percoravi(:,ii)=squeeze(percoroutsub(:,2));
  
%   percoravcs1(:,ii)=squeeze(percorcomsrcsub(:,1)); % ComSrc, Not ComSrc, AudAlone (percent correct of motion direction)
%   percoravcs0(:,ii)=squeeze(percorcomsrcsub(:,2));
  
%   percoravcs1C(:,ii)=squeeze(percorcomsrccongsub(:,1)); % Correct-Cong, Correct-Incong, Incorrect-Cong, Incorrect-Incong (% correct of motion direction)
%   percoravcs0I(:,ii)=squeeze(percorcomsrccongsub(:,2));
%   percoravcs0C(:,ii)=squeeze(percorcomsrccongsub(:,3)); % Correct-Cong, Correct-Incong, Incorrect-Cong, Incorrect-Incong (% correct of motion direction)
%   percoravcs1I(:,ii)=squeeze(percorcomsrccongsub(:,4));
  
%   comsrcCMDcor(:,ii)=comsrcMDisidursub(:,1); % cong-MDcor, cong-MDincor, incong-MDcor, incong-MDincor (% common source correct)
%   comsrcCMDinc(:,ii)=comsrcMDisidursub(:,2);
%   comsrcIMDcor(:,ii)=comsrcMDisidursub(:,3);
%   comsrcIMDinc(:,ii)=comsrcMDisidursub(:,4);

figure(1);subplot(1,length(subuse),ss);plot(motperisidursub,'o');title(sub);legend({'%Flicker' '%Motion' '%Distinct'});axis([-inf inf 0 1])

figure(2);subplot(1,length(subuse),ss);plot(comsrcisidursub,'o');title(sub);legend({'%ComSrcCor-Cong' '%ComSrcCor-Incong'});axis([-inf inf 0 1])

figure(3);subplot(1,length(subuse),ss);plot(percoroutsub,'o');title(sub);legend({'%MotDirCor-Cong' '%MotDirCor-Incong'});axis([-inf inf 0 1])

figure(4);subplot(1,length(subuse),ss);plot(percorcomsrcsub,'o');title(sub);legend({'%MotDirCor-ComSrc' '%MotDirCor-NotComSrc'});axis([-inf inf 0 1])

figure(5);subplot(1,length(subuse),ss);plot(percorcomsrccongsub,'o');title(sub);legend({'%MotDirCor-ComSrcCor-Cong' '%MotDirCor-ComSrcCor-Incong' '%MotDirCor-ComSrcInc-Cong' '%MotDirCor-ComSrcInc-Incong' });axis([-inf inf 0 1])

figure(6);subplot(1,length(subuse),ss);plot(comsrcMDisidursub,'o');title(sub);legend({'%ComSrcCor-MDcor-Cong' '%ComSrcCor-MDinc-Cong' '%ComSrcCor-MDcor-Incong' '%ComSrcCor-MDinc-Incong' });axis([-inf inf 0 1])

figure(7);subplot(1,length(subuse),ss);plot(motpercongisidursub,'o');title(sub);legend({'%Motion-Cong' '%Motion-Incong'});axis([-inf inf 0 1])

figure(8);subplot(1,length(subuse),ss);plot(motpercongdirisidursub,'o');title(sub);legend({'%Motion-Cong-MDcor' '%Motion-Cong-MDinc' '%Motion-Incong-MDcor' '%Motion-Incong-MDinc'});axis([-inf inf 0 1])

ss=ss+1;
end

%% For comparing different degrees (1-5) and dot size (0.2 to 1.5 deg)

close all
subuse=[30];
maxsub=max(subuse);

% motperav=-.1*ones(6,maxsub); % blocktype by participant
% flkperav=-.1*ones(6,maxsub); % blocktype by participant
% dstperav=-.1*ones(6,maxsub); % blocktype by participant
% 
% percoravc=-.1*ones(6,maxsub); % ISI by DUR by participant
% percoravi=-.1*ones(6,maxsub); % ISI by DUR by participant
% 
% comsrcC=-.1*ones(6,maxsub); % blocktype by participant
% comsrcI=-.1*ones(6,maxsub); % blocktype by participant
% 
% percoravcs1C=-.1*ones(6,maxsub); % blocktype by participant
% percoravcs0C=-.1*ones(6,maxsub); % blocktype by participant
% percoravcs1I=-.1*ones(6,maxsub); % blocktype by participant
% percoravcs0I=-.1*ones(6,maxsub); % blocktype by participant
% 
% comsrcCMDcor=-.1*ones(6,maxsub); % blocktype by participant
% comsrcCMDinc=-.1*ones(6,maxsub); % blocktype by participant
% comsrcIMDcor=-.1*ones(6,maxsub); % blocktype by participant
% comsrcIMDinc=-.1*ones(6,maxsub); % blocktype by participant

ss=1;
for ii=subuse
  if ii<10
    sub=['p0' num2str(ii)];
  else
    sub=['p' num2str(ii)];
  end
  
  avfile=dir([sub '_av*']);
  
  sep=[5 4 3 5 4 3 2 2 1 1 2 2];
  diam=[1 1 1 2 2 2 2 3 3 2 1 3];
  percorout1all=nan(max(sep),max(diam));
  percorout2all=nan(max(sep),max(diam));
  comsrc1all=nan(max(sep),max(diam));
  comsrc2all=nan(max(sep),max(diam));
  for ff=1:length(avfile)
    load(avfile(ff).name);
    appmot_assessment;
    percorout1all(sep(ff),diam(ff))=percorout(1);
    percorout2all(sep(ff),diam(ff))=percorout(2);
    comsrc1all(sep(ff),diam(ff))=comsrc(1);
    comsrc2all(sep(ff),diam(ff))=comsrc(2);
  end
  
end

%%  For 31-38, plotting results for all conditions

clearvars -except *dir
close all;
subuse=[31:38 100:102 104:106 1001:1002];

subind=0;
for ii=subuse
  subind=subind+1;
  if ii>1000
    subpre='e';
    subnum=ii-1000;
  else
    subpre='p';
    subnum=ii;
  end
  if subnum<10
    sub=[subpre '0' num2str(subnum)];
  else
    sub=[subpre num2str(subnum)];
  end
  if ii>36 && ii<1000
    cd('D:\motion_cued\behav_data');
  elseif ii>1000
    cd('D:\motion_cued\behav_data');
  else
    cd('D:\motion_psychophysics\behav_data');
  end
  avfile=dir([sub '_av*']);
    
  % without cue
  cnt=0;
  for ff=1:length(avfile)
    load(avfile(ff).name);
    if strcmp(setup.paradigm,'cued')  % do blocks with cue separately
      continue
    end
    cnt=cnt+1;
    appmot_assessment;
    comsrc_tmp(cnt,:)=comsrcisidur; % congruent, incongruent, audalone (% common source correct)
    comsrcn_tmp(cnt,:)=comsrcisidur_numer; % congruent, incongruent, audalone (% common source correct)
    comsrcd_tmp(cnt,:)=comsrcisidur_denom; % congruent, incongruent, audalone (% common source correct)
    comsrcMD_tmp(cnt,:)=comsrcMDisidur; % cong-MDcor, cong-MDincor, incong-MDcor, incong-MDincor (% common source correct)
    comsrcMDn_tmp(cnt,:)=comsrcMDisidur_numer; % cong-MDcor, cong-MDincor, incong-MDcor, incong-MDincor (% common source correct)
    comsrcMDd_tmp(cnt,:)=comsrcMDisidur_denom; % cong-MDcor, cong-MDincor, incong-MDcor, incong-MDincor (% common source correct)
    
    percorcomsrccong_tmp(cnt,:)=percorcomsrccong; % Correct-Cong, Correct-Incong, Incorrect-Cong, Incorrect-Incong (% correct of motion direction)
    percorcomsrccongn_tmp(cnt,:)=percorcomsrccong_numer; % Correct-Cong, Correct-Incong, Incorrect-Cong, Incorrect-Incong (% correct of motion direction)
    percorcomsrccongd_tmp(cnt,:)=percorcomsrccong_denom; % Correct-Cong, Correct-Incong, Incorrect-Cong, Incorrect-Incong (% correct of motion direction)
  end
  
  percorcomsrccong_all(subind,:)=nansum(percorcomsrccongn_tmp)./nansum(percorcomsrccongd_tmp);
  percorcomsrccongN_all(subind,:)=nansum(percorcomsrccongd_tmp);
  comsrc_all(subind,:)=nansum(comsrcn_tmp)./nansum(comsrcd_tmp);
  comsrcN_all(subind,:)=nansum(comsrcd_tmp);
  comsrcMD_all(subind,:)=nansum(comsrcMDn_tmp)./nansum(comsrcMDd_tmp);
  comsrcMDN_all(subind,:)=nansum(comsrcMDd_tmp);
  
%   comsrc_all(subind,:)=nanmean(comsrc_tmp,1);
%   comsrcn_all(subind,:)=nanmean(comsrcn_tmp,1);
%   comsrcd_all(subind,:)=nanmean(comsrcd_tmp,1);
%   comsrcMD_all(subind,:)=nanmean(comsrcMD_tmp,1);
  
  
  % with cue
  cnt=0;
  for ff=1:length(avfile)
    load(avfile(ff).name);
    if strcmp(setup.paradigm,'nocue')  % do blocks without cue separately
      continue
    end
    cnt=cnt+1;
    appmot_assessment;
    percorcomsrccong_percue_tmp(cnt,:,:)=percorcomsrccong_percue;
    percorcomsrccong_percue_numer_tmp(cnt,:,:)=percorcomsrccong_percue_numer;
    percorcomsrccong_percue_denom_tmp(cnt,:,:)=percorcomsrccong_percue_denom;
    comsrcMD_percue_tmp(cnt,:,:)=comsrcMDisidur_percue;
    comsrcMD_percue_numer_tmp(cnt,:,:)=comsrcMDisidur_percue_numer;
    comsrcMD_percue_denom_tmp(cnt,:,:)=comsrcMDisidur_percue_denom;
  end
  if cnt>0
    percorcomsrccong_percue_all(subind,:,:)=squeeze(nansum(percorcomsrccong_percue_numer_tmp,1)./nansum(percorcomsrccong_percue_denom_tmp,1));
    percorcomsrccong_percueN_all(subind,:,:)=squeeze(nansum(percorcomsrccong_percue_denom_tmp,1));
    comsrcMD_percue_all(subind,:,:)=squeeze(nansum(comsrcMD_percue_numer_tmp,1)./nansum(comsrcMD_percue_denom_tmp,1));
    comsrcMD_percueN_all(subind,:,:)=squeeze(nansum(comsrcMD_percue_denom_tmp,1));
    
    %  moddir-correct, collapsed over ComSrc answer
    corMD_percue_all(subind,:,1)=nansum(nansum(percorcomsrccong_percue_numer_tmp(:,:,[1 3]),3),1)./nansum(nansum(percorcomsrccong_percue_denom_tmp(:,:,[1 3]),3),1);
    corMD_percueN_all(subind,:,1)=nansum(nansum(percorcomsrccong_percue_denom_tmp(:,:,[1 3]),3),1);
    corMD_percue_all(subind,:,2)=nansum(nansum(percorcomsrccong_percue_numer_tmp(:,:,[2 4]),3),1)./nansum(nansum(percorcomsrccong_percue_denom_tmp(:,:,[2 4]),3),1);
    corMD_percueN_all(subind,:,2)=nansum(nansum(percorcomsrccong_percue_denom_tmp(:,:,[2 4]),3),1);
    
    corCS_percue_all(subind,:,1)=nansum(nansum(comsrcMD_percue_numer_tmp(:,:,[1 2]),3),1)./nansum(nansum(comsrcMD_percue_denom_tmp(:,:,[1 2]),3),1);
    corCS_percueN_all(subind,:,1)=nansum(nansum(comsrcMD_percue_denom_tmp(:,:,[1 2]),3),1);
    corCS_percue_all(subind,:,2)=nansum(nansum(comsrcMD_percue_numer_tmp(:,:,[3 4]),3),1)./nansum(nansum(comsrcMD_percue_denom_tmp(:,:,[3 4]),3),1);
    corCS_percueN_all(subind,:,2)=nansum(nansum(comsrcMD_percue_denom_tmp(:,:,[3 4]),3),1);
    
  else
    percorcomsrccong_percue_all(subind,:,:)=nan(2,4);
    percorcomsrccong_percueN_all(subind,:,:)=nan(2,4);
    comsrcMD_percue_all(subind,:,:)=nan(2,4);
    comsrcMD_percueN_all(subind,:,:)=nan(2,4);

    corMD_percue_all(subind,:,:)=nan(2,2);
    corMD_percueN_all(subind,:,:)=nan(2,2);
    corCS_percue_all(subind,:,:)=nan(2,2);
    corCS_percueN_all(subind,:,:)=nan(2,2);
  end
  

end

% order of columns in percorcomsrccong_all is less intuitive.  reorder.
tmp=percorcomsrccong_all(:,[1 3 2 4]);
percorcomsrccong_all=tmp;
tmp=percorcomsrccongN_all(:,[1 3 2 4]);
percorcomsrccongN_all=tmp;
tmp=percorcomsrccong_percue_all(:,:,[1 3 2 4]);
percorcomsrccong_percue_all=tmp;
tmp=percorcomsrccong_percueN_all(:,:,[1 3 2 4]);
percorcomsrccong_percueN_all=tmp;

% create normalised percentage of trial numbers per participant
percorcomsrccongN_all_norm=percorcomsrccongN_all./repmat(sum(percorcomsrccongN_all,2),[1 4]);
percorcomsrccong_percueN_all_norm=percorcomsrccong_percueN_all./repmat(sum(sum(percorcomsrccong_percueN_all,2),3),[1 2 4]);
corMD_percueN_all_norm=corMD_percueN_all./repmat(sum(sum(corMD_percueN_all,2),3),[1 2 2]);
comsrcMDN_all_norm=comsrcMDN_all./repmat(sum(comsrcMDN_all,2),[1 4]);
comsrcMD_percueN_all_norm=comsrcMD_percueN_all./repmat(sum(sum(comsrcMD_percueN_all,2),3),[1 2 4]);
corCS_percueN_all_norm=corCS_percueN_all./repmat(sum(sum(corCS_percueN_all,2),3),[1 2 2]);


corMD_all=[nansum(percorcomsrccong_all(:,1:2).*percorcomsrccongN_all(:,1:2),2) nansum(percorcomsrccong_all(:,3:4).*percorcomsrccongN_all(:,3:4),2)]./[nansum(percorcomsrccongN_all(:,1:2),2) nansum(percorcomsrccongN_all(:,3:4),2)];
corMDN_all=[nansum(percorcomsrccongN_all(:,1:2),2) nansum(percorcomsrccongN_all(:,3:4),2)]./repmat(nansum([nansum(percorcomsrccongN_all(:,1:2),2) nansum(percorcomsrccongN_all(:,3:4),2)],2),[1 2]);

corCS_all=[nansum(comsrcMD_all(:,1:2).*comsrcMDN_all_norm(:,1:2),2) nansum(comsrcMD_all(:,3:4).*comsrcMDN_all_norm(:,3:4),2)]./[nansum(comsrcMDN_all_norm(:,1:2),2) nansum(comsrcMDN_all_norm(:,3:4),2)];
corCSN_all=[nansum(comsrcMDN_all_norm(:,1:2),2) nansum(comsrcMDN_all_norm(:,3:4),2)]./repmat(nansum([nansum(comsrcMDN_all_norm(:,1:2),2) nansum(comsrcMDN_all_norm(:,3:4),2)],2),[1 2]);

close all
figind=1;
figure(figind);figind=figind+1;
subplot(2,1,1);bar(corMD_all');ylabel('% correct of motion direction');xlabel('Cong, Incong');axis([-inf inf 0 1]);
subplot(2,1,2);bar(corMDN_all');ylabel('% of trials');axis([-inf inf 0 0.55]);

figure(figind);figind=figind+1;
subplot(2,1,1);bar(corCS_all');ylabel('% common source correct');xlabel('Cong, Incong');axis([-inf inf 0 1]);
% subplot(2,1,1);bar([corCS_all(:,1) 1-corCS_all(:,2)]');ylabel('% Common Source Yes');xlabel('Cong, Incong');axis([-inf inf 0 1]);
subplot(2,1,2);bar(corCSN_all');ylabel('% of trials');axis([-inf inf 0 0.55]);
figure(figind);figind=figind+1;
% subplot(2,1,1);bar(corCS_all');ylabel('% common source correct');xlabel('Cong, Incong');axis([-inf inf 0 1]);
subplot(2,1,1);bar([corCS_all(:,1) 1-corCS_all(:,2)]');ylabel('% Common Source Yes');xlabel('Cong, Incong');axis([-inf inf 0 1]);
subplot(2,1,2);bar(corCSN_all');ylabel('% of trials');axis([-inf inf 0 0.55]);

figure(figind);figind=figind+1;
% subplot(2,1,1);bar(percorcomsrccong_all');ylabel('% correct of motion direction');xlabel('Cong-CScor, Cong-CSincor, Incong-CScor, Incong-CSincor');axis([-inf inf 0 1]);
subplot(2,1,1);bar(percorcomsrccong_all');ylabel('% correct of motion direction');xlabel('Cong-CSyes, Cong-CSno, Incong-CSno, Incong-CSyes');axis([-inf inf 0 1]);
subplot(2,1,2);bar(percorcomsrccongN_all_norm');ylabel('% of trials');axis([-inf inf 0 0.5]);

figure(figind);figind=figind+1;
subplot(2,1,1);bar(comsrcMD_all');ylabel('% common source correct');xlabel('Cong-MDcor, Cong-MDincor, Incong-MDcor, Incong-MDincor');axis([-inf inf 0 1]);
% subplot(2,1,1);bar([comsrcMD_all(:,1:2) 1-comsrcMD_all(:,3:4)]');ylabel('% common source Yes');xlabel('Cong-MDcor, Cong-MDincor, Incong-MDcor, Incong-MDincor');axis([-inf inf 0 1]);
subplot(2,1,2);bar(comsrcMDN_all_norm');ylabel('% of trials');axis([-inf inf 0 0.5]);
figure(figind);figind=figind+1;
% subplot(2,1,1);bar(comsrcMD_all');ylabel('% common source correct');xlabel('Cong-MDcor, Cong-MDincor, Incong-MDcor, Incong-MDincor');axis([-inf inf 0 1]);
subplot(2,1,1);bar([comsrcMD_all(:,1:2) 1-comsrcMD_all(:,3:4)]');ylabel('% common source Yes');xlabel('Cong-MDcor, Cong-MDincor, Incong-MDcor, Incong-MDincor');axis([-inf inf 0 1]);
subplot(2,1,2);bar(comsrcMDN_all_norm');ylabel('% of trials');axis([-inf inf 0 0.5]);


maxy=ceil(100*max(max(corMD_percueN_all_norm(:)),max(corCS_percueN_all_norm(:)))/5)*5/100;

figure(figind);figind=figind+1;
subplot(2,2,1);bar(squeeze(corMD_percue_all(:,1,:))');ylabel('% correct of motion direction');xlabel('Cong, Incong');axis([-inf inf 0 1]);title('Low cong. prob. cue')
subplot(2,2,2);bar(squeeze(corMD_percue_all(:,2,:))');ylabel('% correct of motion direction');xlabel('Cong, Incong');axis([-inf inf 0 1]);title('High cong. prob. cue')
subplot(2,2,3);bar(squeeze(corMD_percueN_all_norm(:,1,:))');ylabel('% of trials');axis([-inf inf 0 maxy]);
subplot(2,2,4);bar(squeeze(corMD_percueN_all_norm(:,2,:))');ylabel('% of trials');axis([-inf inf 0 maxy]);

figure(figind);figind=figind+1;
subplot(2,2,1);bar(squeeze(corCS_percue_all(:,1,:))');ylabel('% common source correct');xlabel('Cong, Incong');axis([-inf inf 0 1]);title('Low cong. prob. cue')
subplot(2,2,2);bar(squeeze(corCS_percue_all(:,2,:))');ylabel('% common source correct');xlabel('Cong, Incong');axis([-inf inf 0 1]);title('High cong. prob. cue')
% subplot(2,2,1);bar([squeeze(corCS_percue_all(:,1,1)) 1-squeeze(corCS_percue_all(:,1,2))]');ylabel('% common source Yes');xlabel('Cong, Incong');axis([-inf inf 0 1]);title('Low cong. prob. cue')
% subplot(2,2,2);bar([squeeze(corCS_percue_all(:,2,1)) 1-squeeze(corCS_percue_all(:,2,2))]');ylabel('% common source Yes');xlabel('Cong, Incong');axis([-inf inf 0 1]);title('High cong. prob. cue')
subplot(2,2,3);bar(squeeze(corCS_percueN_all_norm(:,1,:))');ylabel('% of trials');axis([-inf inf 0 maxy]);
subplot(2,2,4);bar(squeeze(corCS_percueN_all_norm(:,2,:))');ylabel('% of trials');axis([-inf inf 0 maxy]);
figure(figind);figind=figind+1;
% subplot(2,2,1);bar(squeeze(corCS_percue_all(:,1,:))');ylabel('% common source correct');xlabel('Cong, Incong');axis([-inf inf 0 1]);title('Low cong. prob. cue')
% subplot(2,2,2);bar(squeeze(corCS_percue_all(:,2,:))');ylabel('% common source correct');xlabel('Cong, Incong');axis([-inf inf 0 1]);title('High cong. prob. cue')
subplot(2,2,1);bar([squeeze(corCS_percue_all(:,1,1)) 1-squeeze(corCS_percue_all(:,1,2))]');ylabel('% common source Yes');xlabel('Cong, Incong');axis([-inf inf 0 1]);title('Low cong. prob. cue')
subplot(2,2,2);bar([squeeze(corCS_percue_all(:,2,1)) 1-squeeze(corCS_percue_all(:,2,2))]');ylabel('% common source Yes');xlabel('Cong, Incong');axis([-inf inf 0 1]);title('High cong. prob. cue')
subplot(2,2,3);bar(squeeze(corCS_percueN_all_norm(:,1,:))');ylabel('% of trials');axis([-inf inf 0 maxy]);
subplot(2,2,4);bar(squeeze(corCS_percueN_all_norm(:,2,:))');ylabel('% of trials');axis([-inf inf 0 maxy]);

maxy=ceil(100*max(max(percorcomsrccong_percueN_all_norm(:)),max(comsrcMD_percueN_all_norm(:)))/5)*5/100;

figure(figind);figind=figind+1;
% subplot(2,2,1);bar(squeeze(percorcomsrccong_percue_all(:,1,:))');ylabel('% correct of motion direction');xlabel('Cong-CScor, Cong-CSincor, Incong-CScor, Incong-CSincor');axis([-inf inf 0 1]);title('Low cong. prob. cue')
% subplot(2,2,2);bar(squeeze(percorcomsrccong_percue_all(:,2,:))');ylabel('% correct of motion direction');xlabel('Cong-CScor, Cong-CSincor, Incong-CScor, Incong-CSincor');axis([-inf inf 0 1]);title('High cong. prob. cue')
subplot(2,2,1);bar(squeeze(percorcomsrccong_percue_all(:,1,:))');ylabel('% correct of motion direction');xlabel('Cong-CSyes, Cong-CSno, Incong-CSno, Incong-CSyes');axis([-inf inf 0 1]);title('Low cong. prob. cue')
subplot(2,2,2);bar(squeeze(percorcomsrccong_percue_all(:,2,:))');ylabel('% correct of motion direction');xlabel('Cong-CSyes, Cong-CSno, Incong-CSno, Incong-CSyes');axis([-inf inf 0 1]);title('High cong. prob. cue')
subplot(2,2,3);bar(squeeze(percorcomsrccong_percueN_all_norm(:,1,:))');ylabel('% of trials');axis([-inf inf 0 maxy]);
subplot(2,2,4);bar(squeeze(percorcomsrccong_percueN_all_norm(:,2,:))');ylabel('% of trials');axis([-inf inf 0 maxy]);

figure(figind);figind=figind+1;
subplot(2,2,1);bar(squeeze(comsrcMD_percue_all(:,1,:))');ylabel('% common source correct');xlabel('Cong-MDcor, Cong-MDincor, Incong-MDcor, Incong-MDincor');axis([-inf inf 0 1]);title('Low cong. prob. cue')
subplot(2,2,2);bar(squeeze(comsrcMD_percue_all(:,2,:))');ylabel('% common source correct');xlabel('Cong-MDcor, Cong-MDincor, Incong-MDcor, Incong-MDincor');axis([-inf inf 0 1]);title('High cong. prob. cue')
% subplot(2,2,1);bar([squeeze(comsrcMD_percue_all(:,1,1:2)) 1-squeeze(comsrcMD_percue_all(:,1,3:4))]');ylabel('% common source Yes');xlabel('Cong-MDcor, Cong-MDincor, Incong-MDcor, Incong-MDincor');axis([-inf inf 0 1]);title('Low cong. prob. cue')
% subplot(2,2,2);bar([squeeze(comsrcMD_percue_all(:,2,1:2)) 1-squeeze(comsrcMD_percue_all(:,2,3:4))]');ylabel('% common source Yes');xlabel('Cong-MDcor, Cong-MDincor, Incong-MDcor, Incong-MDincor');axis([-inf inf 0 1]);title('High cong. prob. cue')
subplot(2,2,3);bar(squeeze(comsrcMD_percueN_all_norm(:,1,:))');ylabel('% of trials');axis([-inf inf 0 maxy]);
subplot(2,2,4);bar(squeeze(comsrcMD_percueN_all_norm(:,2,:))');ylabel('% of trials');axis([-inf inf 0 maxy]);
figure(figind);figind=figind+1;
% subplot(2,2,1);bar(squeeze(comsrcMD_percue_all(:,1,:))');ylabel('% common source correct');xlabel('Cong-MDcor, Cong-MDincor, Incong-MDcor, Incong-MDincor');axis([-inf inf 0 1]);title('Low cong. prob. cue')
% subplot(2,2,2);bar(squeeze(comsrcMD_percue_all(:,2,:))');ylabel('% common source correct');xlabel('Cong-MDcor, Cong-MDincor, Incong-MDcor, Incong-MDincor');axis([-inf inf 0 1]);title('High cong. prob. cue')
subplot(2,2,1);bar([squeeze(comsrcMD_percue_all(:,1,1:2)) 1-squeeze(comsrcMD_percue_all(:,1,3:4))]');ylabel('% common source Yes');xlabel('Cong-MDcor, Cong-MDincor, Incong-MDcor, Incong-MDincor');axis([-inf inf 0 1]);title('Low cong. prob. cue')
subplot(2,2,2);bar([squeeze(comsrcMD_percue_all(:,2,1:2)) 1-squeeze(comsrcMD_percue_all(:,2,3:4))]');ylabel('% common source Yes');xlabel('Cong-MDcor, Cong-MDincor, Incong-MDcor, Incong-MDincor');axis([-inf inf 0 1]);title('High cong. prob. cue')
subplot(2,2,3);bar(squeeze(comsrcMD_percueN_all_norm(:,1,:))');ylabel('% of trials');axis([-inf inf 0 maxy]);
subplot(2,2,4);bar(squeeze(comsrcMD_percueN_all_norm(:,2,:))');ylabel('% of trials');axis([-inf inf 0 maxy]);

% percorcomsrccong_avg=nansum(percorcomsrccong_all.*percorcomsrccongN_all,1)./nansum(percorcomsrccongN_all,1);

% % % Stats
%                 column1 - dependent variable
%                 column2 - grouping variable for subject
%                 column3 - grouping variable for factor 1
%                 column4 - grouping variable for factor 2
nsub=size(corMD_percue_all(7:end,:,:),1);
data(:,1)=reshape(corMD_percue_all(7:end,:,:),[nsub*2*2 1])
data(:,2)=[1:nsub 1:nsub 1:nsub 1:nsub];
data(:,3)=[ones(nsub*2,1); 2*ones(nsub*2,1)]; % congruency
data(:,4)=[ones(nsub,1); 2*ones(nsub,1); ones(nsub,1); 2*ones(nsub,1)]; % cue
stats = rmanova2(data,.05,0,1);

% Three-way RM anova (congruency, cue, comsrc-cor)
% Following: http://uk.mathworks.com/matlabcentral/answers/140799-3-way-repeated-measures-anova-pairwise-comparisons-using-multcompare
percormotdir=reshape(percorcomsrccong_percue_all(end-nsub+1:end,:,:),[nsub 8]);
varNames = {'LC_Con_CSyes','HC_Con_CSyes','LC_Con_CSno','HC_Con_CSno','LC_Inc_CSno','HC_Inc_CSno','LC_Inc_CSyes','HC_Inc_CSyes'};
t = array2table(percormotdir,'VariableNames',varNames);

factorNames = {'Cue','Congruency','ComSrcResp'};
within = table({'L';'H';'L';'H';'L';'H';'L';'H'},{'C';'C';'C';'C';'I';'I';'I';'I'},{'Y';'Y';'N';'N';'Y';'Y';'N';'N'},'VariableNames',factorNames);

rm = fitrm(t,'LC_Con_CSyes-HC_Inc_CSyes~1','WithinDesign',within);

[ranovatbl] = ranova(rm, 'WithinModel','Cue*Congruency*ComSrcResp')
